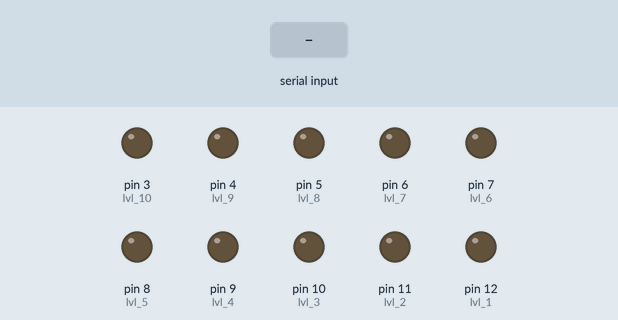
Recording of a sketch running on a simulated Arduino Uno, built with avr-gcc and run on an emulated ATmega328P. Shown: output pins drawn as LEDs (lit = HIGH). The inputs (shaded band) are chosen by the test bench.

Above: at 1.2 s.
1.3 s: "1\n" received over Serial
At 2.0 s:
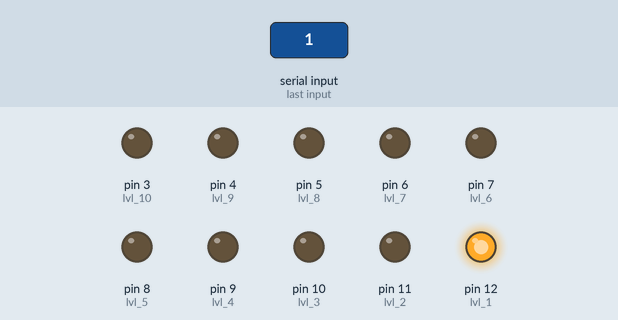
2.8 s: "2\n" received over Serial
At 3.2 s:
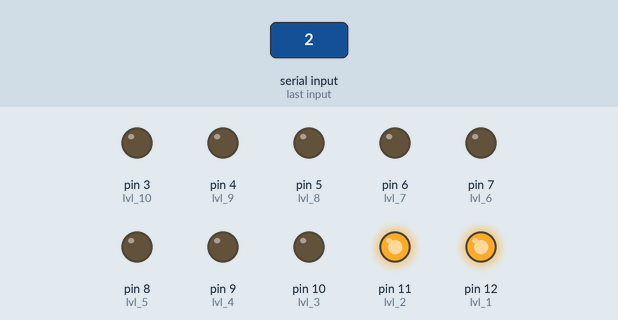
4.3 s: "3\n" received over Serial
At 5.5 s:
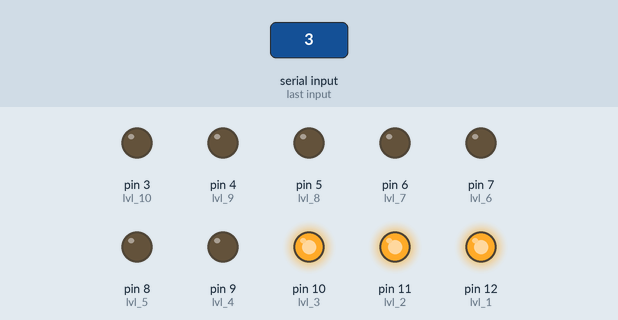
5.8 s: "4\n" received over Serial
At 6.7 s:
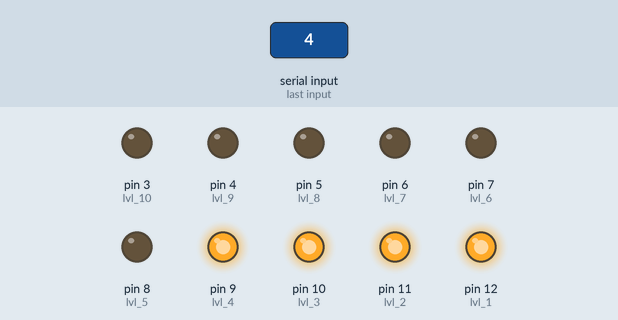
7.3 s: "5\n" received over Serial
At 7.8 s:
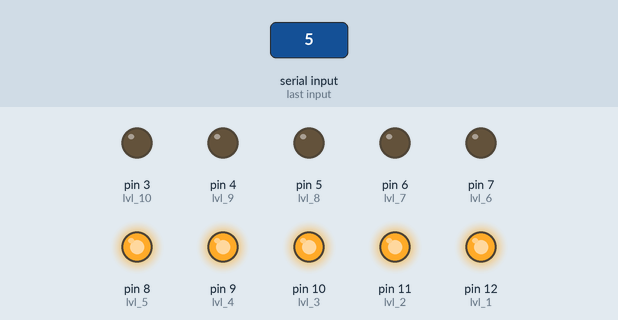
Timing chart, 0 to 9.8 s (numbered marks = the images above; inputs shaded):
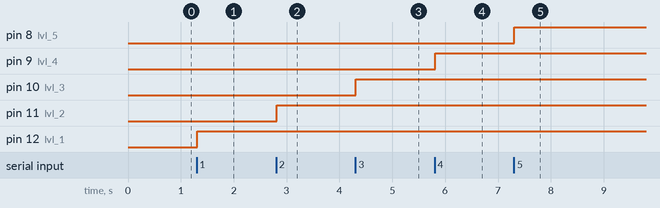

Measured:
- after the input at 1.3 s, pin 12 (lvl_1): LOW → HIGH at once
- after the input at 2.8 s, pin 11 (lvl_2): LOW → HIGH at once
- after the input at 4.3 s, pin 10 (lvl_3): LOW → HIGH at once
- after the input at 5.8 s, pin 9 (lvl_4): LOW → HIGH at once
- after the input at 7.3 s, pin 8 (lvl_5): LOW → HIGH at once

The sketch:

WATERLEVELRECEIVER.ino
```cpp
int lvl=0;

void setup() {
 Serial.begin(1);

pinMode(12,OUTPUT);//lvl 1
pinMode(11,OUTPUT);//lvl 2
pinMode(10,OUTPUT);// lvl 3
pinMode(9,OUTPUT);// lvl 4
pinMode(8,OUTPUT);// lvl 5
pinMode(7,OUTPUT);// lvl 6
pinMode(6,OUTPUT);// lvl 7
pinMode(5,OUTPUT);// lvl 8
pinMode(4,OUTPUT);// lvl 9
pinMode(3,OUTPUT);// lvl 10


digitalWrite(12,LOW);
digitalWrite(11,LOW);
digitalWrite(10,LOW);
digitalWrite(9,LOW);
digitalWrite(8,LOW);
digitalWrite(7,LOW);
digitalWrite(6,LOW);
digitalWrite(5,LOW);
digitalWrite(4,LOW);
digitalWrite(3,LOW);
}


void loop() {
   if (Serial.available() > 0) {

        lvl = Serial.parseInt();

   }

if(lvl == 1){
digitalWrite(12,HIGH);
digitalWrite(11,LOW);
digitalWrite(10,LOW);
digitalWrite(9,LOW);
digitalWrite(8,LOW);
digitalWrite(7,LOW);
digitalWrite(6,LOW);
digitalWrite(5,LOW);
digitalWrite(4,LOW);
digitalWrite(3,LOW);


}


if(lvl == 2){

digitalWrite(12,HIGH);
digitalWrite(11,HIGH);
digitalWrite(10,LOW);
digitalWrite(9,LOW);
digitalWrite(8,LOW);
digitalWrite(7,LOW);
digitalWrite(6,LOW);
digitalWrite(5,LOW);
digitalWrite(4,LOW);
digitalWrite(3,LOW);
}


if(lvl == 3){

 digitalWrite(12,HIGH);
digitalWrite(11,HIGH);
digitalWrite(10,HIGH);
digitalWrite(9,LOW);
digitalWrite(8,LOW);
digitalWrite(7,LOW);
digitalWrite(6,LOW);
digitalWrite(5,LOW);
digitalWrite(4,LOW);
digitalWrite(3,LOW);

}

if(lvl == 4){
  digitalWrite(12,HIGH);
digitalWrite(11,HIGH);
digitalWrite(10,HIGH);
digitalWrite(9,HIGH);
digitalWrite(8,LOW);
digitalWrite(7,LOW);
digitalWrite(6,LOW);
digitalWrite(5,LOW);
digitalWrite(4,LOW);
digitalWrite(3,LOW);


}

if(lvl == 5){
  digitalWrite(12,HIGH);
digitalWrite(11,HIGH);
digitalWrite(10,HIGH);
digitalWrite(9,HIGH);
digitalWrite(8,HIGH);
digitalWrite(7,LOW);
digitalWrite(6,LOW);
digitalWrite(5,LOW);
digitalWrite(4,LOW);
digitalWrite(3,LOW);


}


if(lvl == 6){
  digitalWrite(12,HIGH);
digitalWrite(11,HIGH);
digitalWrite(10,HIGH);
digitalWrite(9,HIGH);
digitalWrite(8,HIGH);
digitalWrite(7,HIGH );
digitalWrite(6,LOW);
digitalWrite(5,LOW);
digitalWrite(4,LOW);
digitalWrite(3,LOW);

}


if(lvl == 7){
  digitalWrite(12,HIGH);
digitalWrite(11,HIGH);
digitalWrite(10,HIGH);
digitalWrite(9,HIGH);
digitalWrite(8,HIGH);
digitalWrite(7,HIGH );
digitalWrite(6,HIGH);
digitalWrite(5,LOW);
digitalWrite(4,LOW);
digitalWrite(3,LOW);

}


if(lvl == 8){
  digitalWrite(12,HIGH);
digitalWrite(11,HIGH);
digitalWrite(10,HIGH);
digitalWrite(9,HIGH);
digitalWrite(8,HIGH);
digitalWrite(7,HIGH );
digitalWrite(6,HIGH);
digitalWrite(5,HIGH);
digitalWrite(4,LOW);
digitalWrite(3,LOW);

}


if(lvl == 9){
  digitalWrite(12,HIGH);
digitalWrite(11,HIGH);
digitalWrite(10,HIGH);
digitalWrite(9,HIGH);
digitalWrite(8,HIGH);
digitalWrite(7,HIGH );
digitalWrite(6,HIGH);
digitalWrite(5,HIGH);
digitalWrite(4,HIGH);
digitalWrite(3,LOW);

}

if(lvl == 10){
  digitalWrite(12,HIGH);
digitalWrite(11,HIGH);
digitalWrite(10,HIGH);
digitalWrite(9,HIGH);
digitalWrite(8,HIGH);
digitalWrite(7,HIGH );
digitalWrite(6,HIGH);
digitalWrite(5,HIGH);
digitalWrite(4,HIGH);
digitalWrite(3,HIGH);

}


}
```
